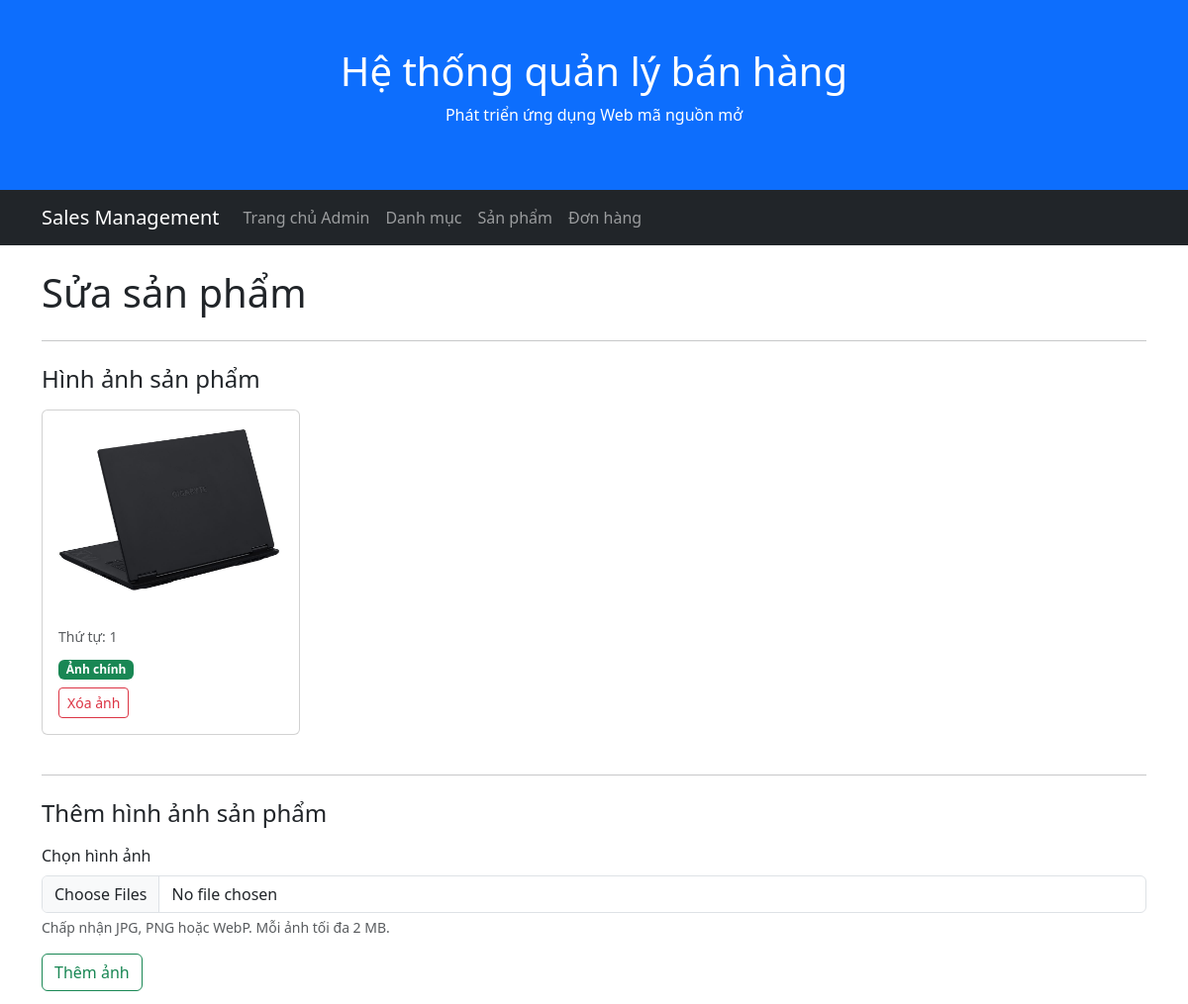
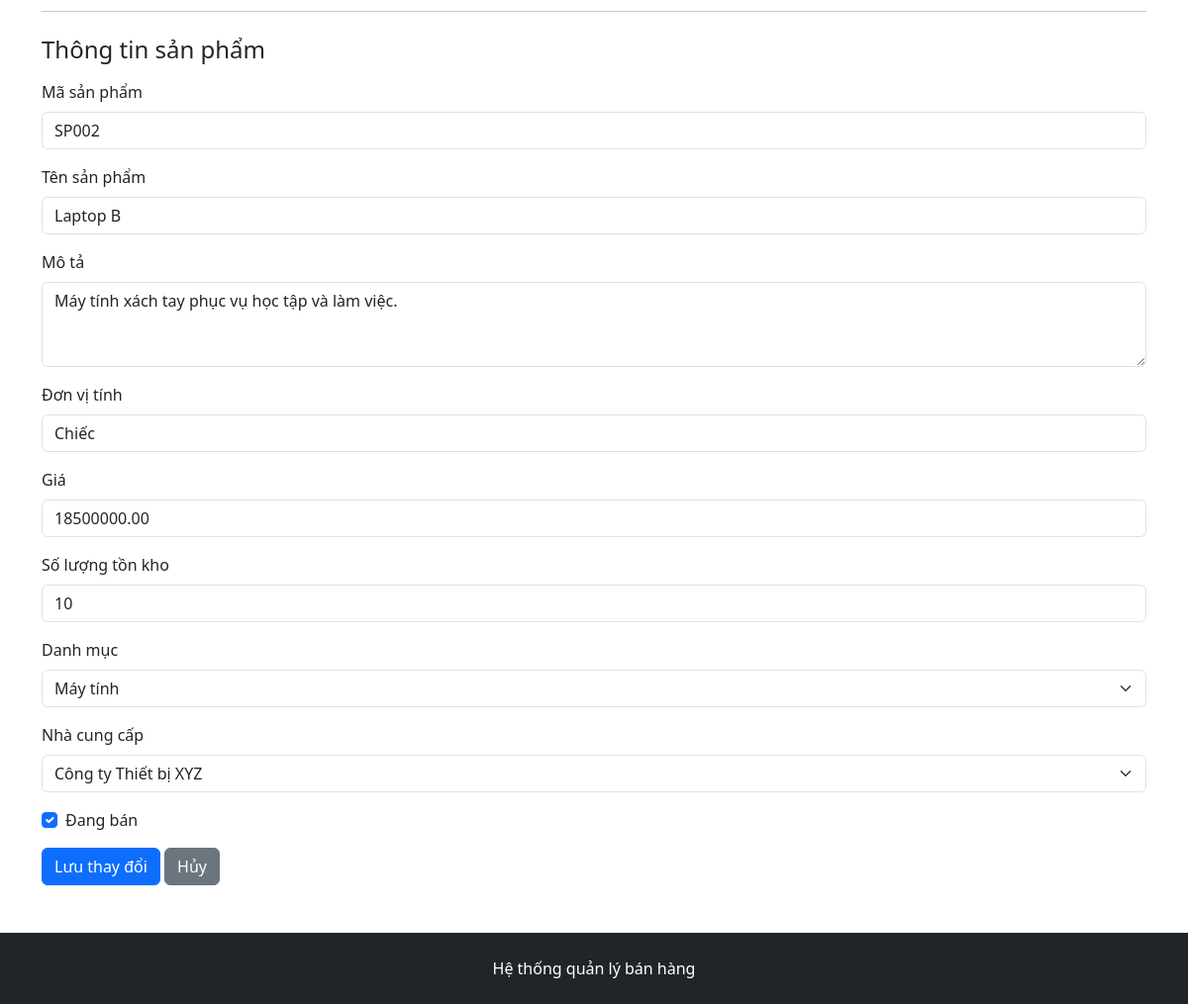
Page /admin/products/edit.php?id=2 on the committed database (2 pictures, top to bottom).
### tables this page shows
CREATE TABLE product_images (
    ProductImageID INT AUTO_INCREMENT PRIMARY KEY,
    ProductID INT NOT NULL,
    ImageFile VARCHAR(255) NOT NULL,
    AltText VARCHAR(255),
    IsPrimary BOOLEAN NOT NULL DEFAULT FALSE,
    SortOrder INT NOT NULL DEFAULT 0,

    CONSTRAINT uq_product_image UNIQUE (ProductID, ImageFile),
    CONSTRAINT chk_product_image_sort CHECK (SortOrder >= 0),
    CONSTRAINT fk_product_images_product
        FOREIGN KEY (ProductID)
        REFERENCES products(ProductID)
        ON DELETE CASCADE
);

CREATE TABLE products (
    ProductID INT AUTO_INCREMENT PRIMARY KEY,
    ProductCode VARCHAR(50) NOT NULL UNIQUE,
    ProductName VARCHAR(255) NOT NULL,
    Description TEXT,
    Unit VARCHAR(20),
    Price DECIMAL(12,2) NOT NULL DEFAULT 0,
    StockQuantity INT NOT NULL DEFAULT 0,
    IsActive BOOLEAN NOT NULL DEFAULT TRUE,
    SupplierID INT NOT NULL,
    CategoryID INT NOT NULL,

    CONSTRAINT chk_products_price CHECK (Price >= 0),
    CONSTRAINT chk_products_stock CHECK (StockQuantity >= 0),
    CONSTRAINT fk_products_supplier
        FOREIGN KEY (SupplierID) REFERENCES suppliers(SupplierID),
    CONSTRAINT fk_products_category
        FOREIGN KEY (CategoryID) REFERENCES categories(CategoryID)
);

CREATE TABLE categories (
    CategoryID INT AUTO_INCREMENT PRIMARY KEY,
    CategoryName VARCHAR(200) NOT NULL,
    Description TEXT
);

CREATE TABLE suppliers (
    SupplierID INT AUTO_INCREMENT PRIMARY KEY,
    SupplierName VARCHAR(200) NOT NULL,
    ContactName VARCHAR(100),
    Address VARCHAR(200),
    City VARCHAR(100),
    PostalCode VARCHAR(20),
    Country VARCHAR(100),
    Phone VARCHAR(20)
);

### public/admin/products/edit.php (the view, shortened to what this page needs)
<?php
require_once '/var/www/src/config/database.php';
$productID = (int) ($_GET['id'] ?? 0);
$sqlProduct = "
    SELECT *
    FROM products
    WHERE ProductID = ?
";
$stmtProduct = $conn->prepare($sqlProduct);
$stmtProduct->bind_param('i', $productID);
$stmtProduct->execute();
$product = $stmtProduct->get_result()->fetch_assoc();
$selectedCategoryID = $_POST['category_id']
    ?? $product['CategoryID'];
$selectedSupplierID = $_POST['supplier_id']
    ?? $product['SupplierID'];
$sqlImages = "
    SELECT
        ProductImageID,
        ImageFile,
        AltText,
        IsPrimary,
        SortOrder
    FROM product_images
    WHERE ProductID = ?
    ORDER BY SortOrder, ProductImageID
";
$stmtImages = $conn->prepare($sqlImages);
$stmtImages->bind_param('i', $productID);
$stmtImages->execute();
$productImages = $stmtImages->get_result();
$sqlCategories = "
    SELECT CategoryID, CategoryName
    FROM categories
    ORDER BY CategoryName
";
$categories = $conn->query($sqlCategories);
$sqlSuppliers = "
    SELECT SupplierID, SupplierName
    FROM suppliers
    ORDER BY SupplierName
";
$suppliers = $conn->query($sqlSuppliers);
require_once '/var/www/src/includes/admin/header.php';
require_once '/var/www/src/includes/admin/navbar.php';
?>
<div class="container mt-4 mb-5">
    <h1 class="mb-4">Sửa sản phẩm</h1>
    <hr class="my-4">
    <h4 class="mb-3">Hình ảnh sản phẩm</h4>
    <div class="row">
        <?php if ($productImages->num_rows === 0): ?>
            <div class="col-12">
                <div class="alert alert-warning">
                    Sản phẩm chưa có hình ảnh.
                </div>
            </div>
        <?php else: ?>
            <?php while ($image = $productImages->fetch_assoc()): ?>
                <div class="col-md-3 mb-3">
                    <div class="card h-100">
                        <img
                            src="/uploads/products/<?= rawurlencode(
                                basename($image['ImageFile'])
                            ) ?>"
                            class="card-img-top"
                            alt="<?= htmlspecialchars(
                                $image['AltText'] ?? ''
                            ) ?>"
                            style="height: 200px; object-fit: contain;"
                        >
                        <div class="card-body">
                            <small class="text-muted">
                                Thứ tự:
                                <?= (int) $image['SortOrder'] ?>
                            </small>
                            <?php if ((int) $image['IsPrimary'] === 1): ?>
                                <div class="mt-2">
                                    <span class="badge bg-success">
                                        Ảnh chính
                                    </span>
                                </div>
                            <?php endif; ?>
                            <form
                                method="POST"
                                action="/admin/products/edit.php?id=<?= $productID ?>"
                                class="mt-2"
                                onsubmit="return confirm('Bạn có chắc muốn xóa ảnh này?');"
                            >
                                <button
                                    type="submit"
                                    class="btn btn-outline-danger btn-sm"
                                    name="delete_image"
                                    value="<?= (int) $image['ProductImageID'] ?>"
                                >
                                    Xóa ảnh
                                </button>
                            </form>
                        </div>
                    </div>
                </div>
            <?php endwhile; ?>
        <?php endif; ?>
    </div>
    <hr class="my-4">
    <h4 class="mb-3">Thêm hình ảnh sản phẩm</h4>
    <form
        method="POST"
        action="/admin/products/edit.php?id=<?= $productID ?>"
        enctype="multipart/form-data"
    >
        <div class="mb-3">
            <label for="productImages" class="form-label">
                Chọn hình ảnh
            </label>
            <input
                type="file"
                class="form-control"
                id="productImages"
                name="product_images[]"
                accept="image/jpeg,image/png,image/webp"
                multiple
            >
            <div class="form-text">
                Chấp nhận JPG, PNG hoặc WebP.
                Mỗi ảnh tối đa 2 MB.
            </div>
        </div>
        <button
            type="submit"
            class="btn btn-outline-success"
            name="add_images"
            value="1"
        >
            Thêm ảnh
        </button>
    </form>
    <hr class="my-4">
    <h4 class="mb-3">Thông tin sản phẩm</h4>
    <form
        method="POST"
        action="/admin/products/edit.php?id=<?= $productID ?>"
    >
        <div class="mb-3">
            <label for="product_code" class="form-label">
                Mã sản phẩm
            </label>
            <input
                type="text"
                class="form-control"
                id="product_code"
                name="product_code"
                value="<?= htmlspecialchars(
                    $_POST['product_code']
                    ?? $product['ProductCode']
                ) ?>"
                required
            >
        </div>
        <div class="mb-3">
            <label for="product_name" class="form-label">
                Tên sản phẩm
            </label>
            <input
                type="text"
                class="form-control"
                id="product_name"
                name="product_name"
                value="<?= htmlspecialchars(
                    $_POST['product_name']
                    ?? $product['ProductName']
                ) ?>"
                required
            >
        </div>
        <div class="mb-3">
            <label for="description" class="form-label">
                Mô tả
            </label>
            <textarea
                class="form-control"
                id="description"
                name="description"
                rows="3"
            ><?= htmlspecialchars(
                $_POST['description']
                ?? $product['Description']
                ?? ''
            ) ?></textarea>
        </div>
        <div class="mb-3">
            <label for="unit" class="form-label">
                Đơn vị tính
            </label>
            <input
                type="text"
                class="form-control"
                id="unit"
                name="unit"
                value="<?= htmlspecialchars(
                    $_POST['unit']
                    ?? $product['Unit']
                    ?? ''
                ) ?>"
            >
        </div>
        <div class="mb-3">
            <label for="price" class="form-label">
                Giá
            </label>
            <input
                type="number"
                class="form-control"
                id="price"
                name="price"
                min="0"
                step="0.01"
                value="<?= htmlspecialchars(
                    (string) (
                        $_POST['price']
                        ?? $product['Price']
                    )
                ) ?>"
                required
            >
        </div>
        <div class="mb-3">
            <label for="stock_quantity" class="form-label">
                Số lượng tồn kho
            </label>
            <input
                type="number"
                class="form-control"
                id="stock_quantity"
                name="stock_quantity"
                min="0"
                value="<?= htmlspecialchars(
                    (string) (
                        $_POST['stock_quantity']
                        ?? $product['StockQuantity']
                    )
                ) ?>"
                required
            >
        </div>
        <div class="mb-3">
            <label for="category_id" class="form-label">
                Danh mục
            </label>
            <select
                class="form-select"
                id="category_id"
                name="category_id"
                required
            >
                <?php while ($category = $categories->fetch_assoc()): ?>
                    <option
                        value="<?= (int) $category['CategoryID'] ?>"
                        <?= (string) $selectedCategoryID
                            === (string) $category['CategoryID']
                            ? 'selected'
                            : '' ?>
                    >
                        <?= htmlspecialchars($category['CategoryName']) ?>
                    </option>
                <?php endwhile; ?>
            </select>
        </div>
        <div class="mb-3">
            <label for="supplier_id" class="form-label">
                Nhà cung cấp
            </label>
            <select
                class="form-select"
                id="supplier_id"
                name="supplier_id"
                required
            >
                <?php while ($supplier = $suppliers->fetch_assoc()): ?>
                    <option
                        value="<?= (int) $supplier['SupplierID'] ?>"
                        <?= (string) $selectedSupplierID
                            === (string) $supplier['SupplierID']
                            ? 'selected'
                            : '' ?>
                    >
                        <?= htmlspecialchars($supplier['SupplierName']) ?>
                    </option>
                <?php endwhile; ?>
            </select>
        </div>
        <div class="form-check mb-3">
            <input
                type="checkbox"
                class="form-check-input"
                id="is_active"
                name="is_active"
                value="1"
                <?= isset($_POST['is_active'])
                    ? 'checked'
                    : (
                        (int) $product['IsActive'] === 1
                        ? 'checked'
                        : ''
                    ) ?>
            >
            <label class="form-check-label" for="is_active">
                Đang bán
            </label>
        </div>
        <button type="submit" class="btn btn-primary">
            Lưu thay đổi
        </button>
        <a href="/admin/products/" class="btn btn-secondary">
            Hủy
        </a>
    </form>
</div>
<?php
require_once '/var/www/src/includes/admin/footer.php';
?>

### rows in the picture
product_images: ImageFile (picture), SortOrder "1", IsPrimary "Ảnh chính", $image['ProductImageID'] 3 (drawn)
products: product_code "SP002", product_name "Laptop B", description "Máy tính xách tay phục vụ học tập và làm việc.", unit "Chiếc", price "18500000.00", stock_quantity "10", category_id "Máy tính", supplier_id "Công ty Thiết bị XYZ", IsActive "☑"
